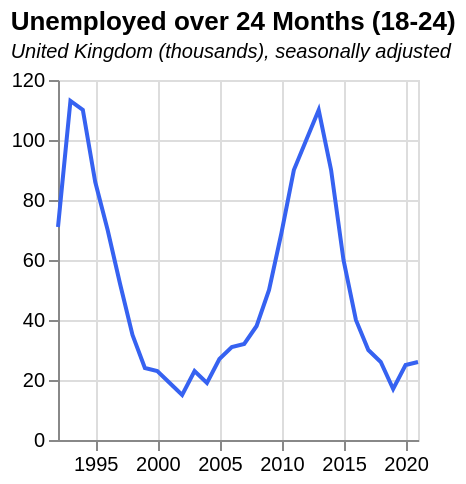

Vega-Lite specification for this chart:
### Vega-Lite specification from a JSON file in a GitHub repository (floating-point values rounded to 4 significant figures)
{"$schema": "https://vega.github.io/schema/vega-lite/v5.json", "data": {"values": [{"date": "1992", "label": "1992", "month": "", "quarter": "", "sourceDataset": "LMS", "updateDate": "2015-10-13T23:00:00.000Z", "value": "71", "year": "1992"}, {"date": "1993", "label": "1993", "month": "", "quarter": "", "sourceDataset": "LMS", "updateDate": "2015-10-13T23:00:00.000Z", "value": "113", "year": "1993"}, {"date": "1994", "label": "1994", "month": "", "quarter": "", "sourceDataset": "LMS", "updateDate": "2015-10-13T23:00:00.000Z", "value": "110", "year": "1994"}, {"date": "1995", "label": "1995", "month": "", "quarter": "", "sourceDataset": "LMS", "updateDate": "2015-10-13T23:00:00.000Z", "value": "86", "year": "1995"}, {"date": "1996", "label": "1996", "month": "", "quarter": "", "sourceDataset": "LMS", "updateDate": "2015-10-13T23:00:00.000Z", "value": "70", "year": "1996"}, {"date": "1997", "label": "1997", "month": "", "quarter": "", "sourceDataset": "LMS", "updateDate": "2015-10-13T23:00:00.000Z", "value": "52", "year": "1997"}, {"date": "1998", "label": "1998", "month": "", "quarter": "", "sourceDataset": "LMS", "updateDate": "2015-10-13T23:00:00.000Z", "value": "35", "year": "1998"}, {"date": "1999", "label": "1999", "month": "", "quarter": "", "sourceDataset": "LMS", "updateDate": "2015-10-13T23:00:00.000Z", "value": "24", "year": "1999"}, {"date": "2000", "label": "2000", "month": "", "quarter": "", "sourceDataset": "LMS", "updateDate": "2015-10-13T23:00:00.000Z", "value": "23", "year": "2000"}, {"date": "2001", "label": "2001", "month": "", "quarter": "", "sourceDataset": "LMS", "updateDate": "2015-10-13T23:00:00.000Z", "value": "19", "year": "2001"}, {"date": "2002", "label": "2002", "month": "", "quarter": "", "sourceDataset": "LMS", "updateDate": "2015-10-13T23:00:00.000Z", "value": "15", "year": "2002"}, {"date": "2003", "label": "2003", "month": "", "quarter": "", "sourceDataset": "LMS", "updateDate": "2015-10-13T23:00:00.000Z", "value": "23", "year": "2003"}, {"date": "2004", "label": "2004", "month": "", "quarter": "", "sourceDataset": "LMS", "updateDate": "2015-10-13T23:00:00.000Z", "value": "19", "year": "2004"}, {"date": "2005", "label": "2005", "month": "", "quarter": "", "sourceDataset": "LMS", "updateDate": "2015-10-13T23:00:00.000Z", "value": "27", "year": "2005"}, {"date": "2006", "label": "2006", "month": "", "quarter": "", "sourceDataset": "LMS", "updateDate": "2015-10-13T23:00:00.000Z", "value": "31", "year": "2006"}, {"date": "2007", "label": "2007", "month": "", "quarter": "", "sourceDataset": "LMS", "updateDate": "2015-10-13T23:00:00.000Z", "value": "32", "year": "2007"}, {"date": "2008", "label": "2008", "month": "", "quarter": "", "sourceDataset": "LMS", "updateDate": "2015-10-13T23:00:00.000Z", "value": "38", "year": "2008"}, {"date": "2009", "label": "2009", "month": "", "quarter": "", "sourceDataset": "LMS", "updateDate": "2015-10-13T23:00:00.000Z", "value": "50", "year": "2009"}, {"date": "2010", "label": "2010", "month": "", "quarter": "", "sourceDataset": "LMS", "updateDate": "2015-10-13T23:00:00.000Z", "value": "69", "year": "2010"}, {"date": "2011", "label": "2011", "month": "", "quarter": "", "sourceDataset": "LMS", "updateDate": "2015-10-13T23:00:00.000Z", "value": "90", "year": "2011"}, {"date": "2012", "label": "2012", "month": "", "quarter": "", "sourceDataset": "LMS", "updateDate": "2016-05-18T08:30:00.000Z", "value": "100", "year": "2012"}, {"date": "2013", "label": "2013", "month": "", "quarter": "", "sourceDataset": "LMS", "updateDate": "2015-10-13T23:00:00.000Z", "value": "110", "year": "2013"}, {"date": "2014", "label": "2014", "month": "", "quarter": "", "sourceDataset": "LMS", "updateDate": "2015-10-13T23:00:00.000Z", "value": "90", "year": "2014"}, {"date": "2015", "label": "2015", "month": "", "quarter": "", "sourceDataset": "LMS", "updateDate": "2017-05-16T23:00:00.000Z", "value": "60", "year": "2015"}, {"date": "2016", "label": "2016", "month": "", "quarter": "", "sourceDataset": "LMS", "updateDate": "2017-05-16T23:00:00.000Z", "value": "40", "year": "2016"}, {"date": "2017", "label": "2017", "month": "", "quarter": "", "sourceDataset": "LMS", "updateDate": "2018-02-21T00:00:00.000Z", "value": "30", "year": "2017"}, {"date": "2018", "label": "2018", "month": "", "quarter": "", "sourceDataset": "LMS", "updateDate": "2019-02-19T00:00:00.000Z", "value": "26", "year": "2018"}, {"date": "2019", "label": "2019", "month": "", "quarter": "", "sourceDataset": "LMS", "updateDate": "2020-02-18T00:00:00.000Z", "value": "17", "year": "2019"}, {"date": "2020", "label": "2020", "month": "", "quarter": "", "sourceDataset": "LMS", "updateDate": "2021-07-14T23:00:00.000Z", "value": "25", "year": "2020"}, {"date": "2021", "label": "2021", "month": "", "quarter": "", "sourceDataset": "LMS", "updateDate": "2022-02-15T00:00:00.000Z", "value": "26", "year": "2021"}], "format": {"parse": {"date": "date"}}}, "title": {"text": "Unemployed over 24 Months (18-24)", "subtitle": "United Kingdom (thousands), seasonally adjusted", "subtitleFontStyle": "italic", "subtitleFontSize": 10, "anchor": "start", "color": "black"}, "width": 180, "height": 180, "mark": {"type": "line", "color": "#3662f1", "strokeWidth": 2, "opacity": 1}, "encoding": {"x": {"field": "date", "type": "temporal", "title": null}, "y": {"field": "value", "type": "quantitative", "title": null}}}
